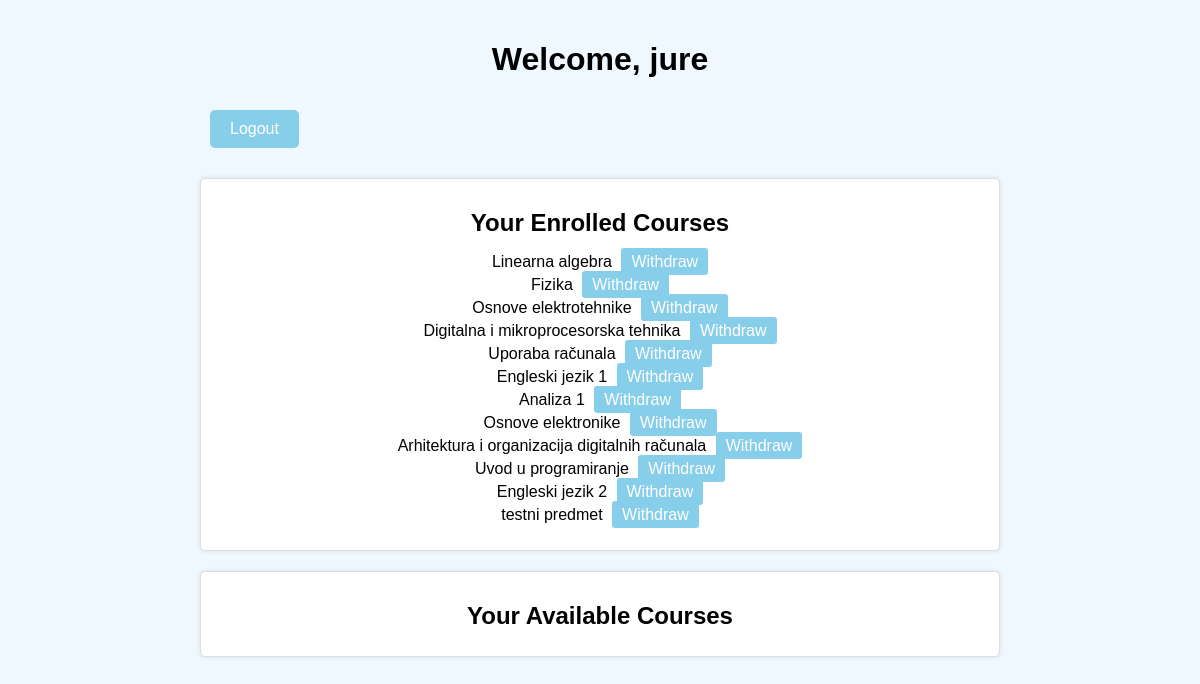
Screenshot of /profileStudent (signed in) with the database file from the repository.
### app_1/models.py (models this page shows)
class Korisnik(AbstractUser):
    roles = (('admin','administrator'),('prof','profesor'),('stud','student'))
    role = models.CharField(max_length=50,choices=roles)
    statuses = (('none','none'),('izv','izvanredni'),('red','redovni'))
    status = models.CharField(max_length=50,choices=statuses)

class Predmeti(models.Model):
    name = models.CharField(max_length=255)
    kod = models.CharField(max_length=16)
    program = models.CharField(max_length=255)
    sem_red = models.IntegerField()
    sem_izv = models.IntegerField()
    ects = models.IntegerField()
    izbor = (('da','da'),('ne','ne'))
    izborni = models.CharField(max_length=10,choices=izbor)
    nositelj = models.ForeignKey(Korisnik,on_delete=models.SET_NULL,null=True,limit_choices_to={'role':'prof'})
    def __str__(self):
        return self.name

### app_1/views.py (the view)
# urls.py: path('profileStudent',views.profileStudent,name='profileStudent'),
@login_required
def profileStudent(request):
    student = Korisnik.objects.get(id=request.user.id)
    predmeti = Predmeti.objects.all()
    polozeni_predmeti_prva_god = []
    polozeni_predmeti_druga_god = []
    upisani_predmeti = Upisi.objects.filter(student=student).values_list('predmet_id', flat=True)
    polozeni_predmeti = Upisi.objects.filter(student=student, status='passed').values_list('predmet_id', flat=True)
    print("Polozeni:"+str(polozeni_predmeti))
    prvi_drugi_semestar = Predmeti.objects.filter(Q(sem_red=1) | Q(sem_red=2))
    treci_cetvrti_semestar = Predmeti.objects.filter(Q(sem_red=3) | Q(sem_red=4))
    prvi_drugi_semestar_ids = prvi_drugi_semestar.values_list('id', flat=True)
    treci_cetvrti_semestar_ids = treci_cetvrti_semestar.values_list('id', flat=True)
    polozeni_predmeti_prva_god = [predmet_id for predmet_id in prvi_drugi_semestar_ids if predmet_id in polozeni_predmeti]
    polozeni_predmeti_druga_god = [predmet_id for predmet_id in treci_cetvrti_semestar_ids if predmet_id in polozeni_predmeti]
    svi_prvi_drugi_polazeni = set(prvi_drugi_semestar_ids) == set(polozeni_predmeti_prva_god)
    svi_treci_cetvrti_polazeni = set(treci_cetvrti_semestar_ids) == set(polozeni_predmeti_druga_god)
    print("Polozeni sa prve godine"+str(polozeni_predmeti_prva_god))
    print("Polozeni sa druge godine"+str(polozeni_predmeti_druga_god))
    svi_predmeti_polozeni = svi_prvi_drugi_polazeni and svi_treci_cetvrti_polazeni
    for predmet in predmeti:
        if predmet.id in upisani_predmeti:
            predmet.upisan = True
        else:
            predmet.upisan = False
    prikazani_predmeti=[]
    for predmet in predmeti:
        if svi_predmeti_polozeni:
            prikazani_predmeti.append(predmet)
        else:
            if predmet.sem_red > 2 and not svi_prvi_drugi_polazeni:
                continue
            prikazani_predmeti.append(predmet)
    print("Prikazani:"+str(prikazani_predmeti))
    return render(request, 'profileStudent.html', {'predmeti': prikazani_predmeti})

### app_1/templates/profileStudent.html (shortened to what this page needs)
<!DOCTYPE html>
<html lang="en">
<head>
</head>
<body>
    <div class="container">
        <h1>Welcome, {{ user.first_name }}</h1>
        <div class="header">
            <a class="button" href="{% url 'logout' %}">Logout</a>
        </div>
        <div class="upisani-box">
            <h2>Your Enrolled Courses</h2>
            <ul>
                {% for predmet in predmeti %}
                {% if predmet.upisan %}
                <li>{{ predmet.name }}
                    <a href="{% url 'withdraw_predmet' predmet.id %}">Withdraw</a>
                </li>
                {% endif %}
                {% endfor %}
            </ul>
        </div>
        <div class="neupisani-box">
            <h2>Your Available Courses</h2>
        </div>
    </div>
</body>
</html>

### app_1/templates/profileStudent.html (style rules this page uses)
body { font-family: Arial, sans-serif; background-color: #f0f8ff; margin: 0; padding: 20px; text-align: center; }
.container { max-width: 800px; margin: 0 auto; }
.header { display: flex; justify-content: space-between; align-items: center; margin-bottom: 20px; }
.button { background-color: skyblue; color: white; text-decoration: none; border-radius: 5px; padding: 10px 20px; margin: 10px; }
.upisani-box, .neupisani-box { margin-top: 20px; border: 1px solid #ddd; border-radius: 5px; padding: 10px; background-color: #fff; box-shadow: 0 0 5px rgba(0, 0, 0, 0.1); }
.upisani-box h2, .neupisani-box h2 { margin-bottom: 10px; }
.upisani-box ul, .neupisani-box ul { list-style-type: none; padding: 0; }
.upisani-box li, .neupisani-box li { margin-bottom: 5px; }
.upisani-box a, .neupisani-box a { background-color: skyblue; color: white; text-decoration: none; border-radius: 3px; padding: 5px 10px; margin-left: 5px; }

### rows the page displays
Korisnik: first_name "jure"
Predmeti: name "Linearna algebra"
Predmeti: name "Fizika"
Predmeti: name "Osnove elektrotehnike"
Predmeti: name "Digitalna i mikroprocesorska tehnika"
Predmeti: name "Uporaba računala"
Predmeti: name "Engleski jezik 1"
Predmeti: name "Analiza 1"
Predmeti: name "Osnove elektronike"
Predmeti: name "Arhitektura i organizacija digitalnih računala"
Predmeti: name "Uvod u programiranje"
Predmeti: name "Engleski jezik 2"
Predmeti: name "testni predmet"
